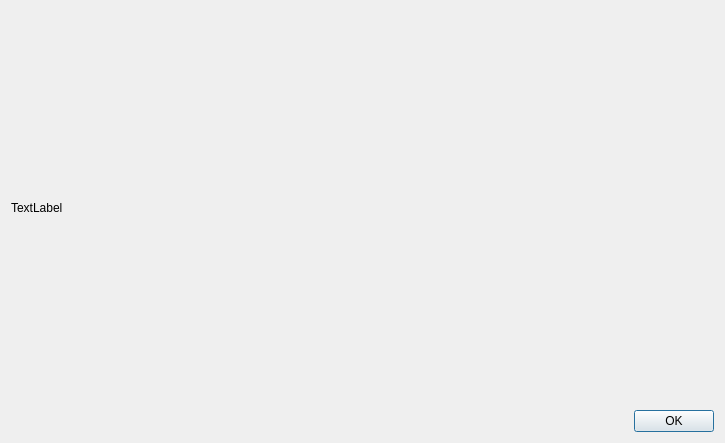
<?xml version="1.0" encoding="UTF-8"?>
<ui version="4.0">
 <class>Table3RDialog</class>
 <widget class="QDialog" name="Table3RDialog">
  <property name="geometry">
   <rect>
    <x>0</x>
    <y>0</y>
    <width>725</width>
    <height>443</height>
   </rect>
  </property>
  <property name="windowTitle">
   <string>Tabella 3R 60825-1</string>
  </property>
  <layout class="QGridLayout" name="gridLayout">
   <item row="0" column="0" colspan="2">
    <widget class="QLabel" name="EN_Table_3R">
     <property name="text">
      <string>TextLabel</string>
     </property>
    </widget>
   </item>
   <item row="1" column="0">
    <spacer name="horizontalSpacer">
     <property name="orientation">
      <enum>Qt::Horizontal</enum>
     </property>
     <property name="sizeHint" stdset="0">
      <size>
       <width>605</width>
       <height>20</height>
      </size>
     </property>
    </spacer>
   </item>
   <item row="1" column="1">
    <widget class="QPushButton" name="pushButton">
     <property name="text">
      <string>OK</string>
     </property>
    </widget>
   </item>
  </layout>
 </widget>
 <resources/>
 <connections>
  <connection>
   <sender>pushButton</sender>
   <signal>clicked()</signal>
   <receiver>Table3RDialog</receiver>
   <slot>accept()</slot>
   <hints>
    <hint type="sourcelabel">
     <x>646</x>
     <y>413</y>
    </hint>
    <hint type="destinationlabel">
     <x>362</x>
     <y>221</y>
    </hint>
   </hints>
  </connection>
 </connections>
</ui>
